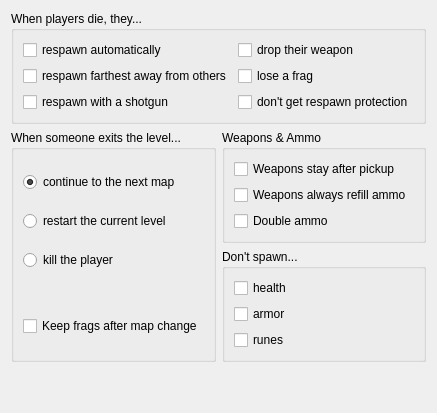
     <widget class="QWidget" name="tabDeathmatch">
      <attribute name="title">
       <string>Deathmatch</string>
      </attribute>
      <layout class="QVBoxLayout" name="verticalLayout_14">
       <item>
        <widget class="QGroupBox" name="groupBox_10">
         <property name="title">
          <string>When players die, they...</string>
         </property>
         <layout class="QGridLayout" name="gridLayout_2">
          <item row="0" column="0">
           <widget class="QCheckBox" name="cbRespawnAutomatically">
            <property name="text">
             <string>respawn automatically</string>
            </property>
           </widget>
          </item>
          <item row="0" column="1">
           <widget class="QCheckBox" name="cbDropWeaponOnDeath">
            <property name="text">
             <string>drop their weapon</string>
            </property>
           </widget>
          </item>
          <item row="1" column="0">
           <widget class="QCheckBox" name="cbRespawnFarthestAwayFromOthers">
            <property name="text">
             <string>respawn farthest away from others</string>
            </property>
           </widget>
          </item>
          <item row="1" column="1">
           <widget class="QCheckBox" name="cbLoseAFragOnDeath">
            <property name="text">
             <string>lose a frag</string>
            </property>
           </widget>
          </item>
          <item row="2" column="0">
           <widget class="QCheckBox" name="cbRespawnWithAShotgun">
            <property name="text">
             <string>respawn with a shotgun</string>
            </property>
           </widget>
          </item>
          <item row="2" column="1">
           <widget class="QCheckBox" name="cbNoRespawnProtection">
            <property name="text">
             <string>don't get respawn protection</string>
            </property>
           </widget>
          </item>
         </layout>
        </widget>
       </item>
       <item>
        <layout class="QHBoxLayout" name="horizontalLayout_4">
         <item>
          <widget class="QGroupBox" name="groupBox_11">
           <property name="title">
            <string>When someone exits the level...</string>
           </property>
           <layout class="QVBoxLayout" name="verticalLayout_15">
            <item>
             <widget class="QRadioButton" name="rbContinueToTheNextMap">
              <property name="text">
               <string>continue to the next map</string>
              </property>
              <property name="checked">
               <bool>true</bool>
              </property>
             </widget>
            </item>
            <item>
             <widget class="QRadioButton" name="rbRestartTheCurrentLevel">
              <property name="text">
               <string>restart the current level</string>
              </property>
             </widget>
            </item>
            <item>
             <widget class="QRadioButton" name="rbKillThePlayer">
              <property name="text">
               <string>kill the player</string>
              </property>
             </widget>
            </item>
            <item>
             <widget class="QWidget" name="widget_7" native="true">
              <property name="minimumSize">
               <size>
                <width>0</width>
                <height>8</height>
               </size>
              </property>
              <property name="maximumSize">
               <size>
                <width>16777215</width>
                <height>8</height>
               </size>
              </property>
             </widget>
            </item>
            <item>
             <widget class="QCheckBox" name="cbKeepFragsAfterMapChange">
              <property name="text">
               <string>Keep frags after map change</string>
              </property>
             </widget>
            </item>
           </layout>
          </widget>
         </item>
         <item>
          <layout class="QVBoxLayout" name="verticalLayout_17">
           <item>
            <widget class="QGroupBox" name="groupBox_12">
             <property name="title">
              <string>Weapons &amp;&amp; Ammo</string>
             </property>
             <layout class="QVBoxLayout" name="verticalLayout_16">
              <item>
               <widget class="QCheckBox" name="cbWeaponsStayAfterPickup">
                <property name="text">
                 <string>Weapons stay after pickup</string>
                </property>
               </widget>
              </item>
              <item>
               <widget class="QCheckBox" name="cbWeaponsStayRefill">
                <property name="text">
                 <string>Weapons always refill ammo</string>
                </property>
               </widget>
              </item>
              <item>
               <widget class="QCheckBox" name="cbDoubleAmmo">
                <property name="text">
                 <string>Double ammo</string>
                </property>
               </widget>
              </item>
             </layout>
            </widget>
           </item>
           <item>
            <widget class="QGroupBox" name="groupBox_13">
             <property name="title">
              <string>Don't spawn...</string>
             </property>
             <layout class="QVBoxLayout" name="verticalLayout_18">
              <item>
               <widget class="QCheckBox" name="cbDontSpawnHealth">
                <property name="text">
                 <string>health</string>
                </property>
               </widget>
              </item>
              <item>
               <widget class="QCheckBox" name="cbDontSpawnArmor">
                <property name="text">
                 <string>armor</string>
                </property>
               </widget>
              </item>
              <item>
               <widget class="QCheckBox" name="cbDontSpawnRunes">
                <property name="text">
                 <string>runes</string>
                </property>
               </widget>
              </item>
             </layout>
            </widget>
           </item>
          </layout>
         </item>
        </layout>
       </item>
       <item>
        <spacer name="verticalSpacer_6">
         <property name="orientation">
          <enum>Qt::Vertical</enum>
         </property>
         <property name="sizeHint" stdset="0">
          <size>
           <width>20</width>
           <height>40</height>
          </size>
         </property>
        </spacer>
       </item>
      </layout>
     </widget>
